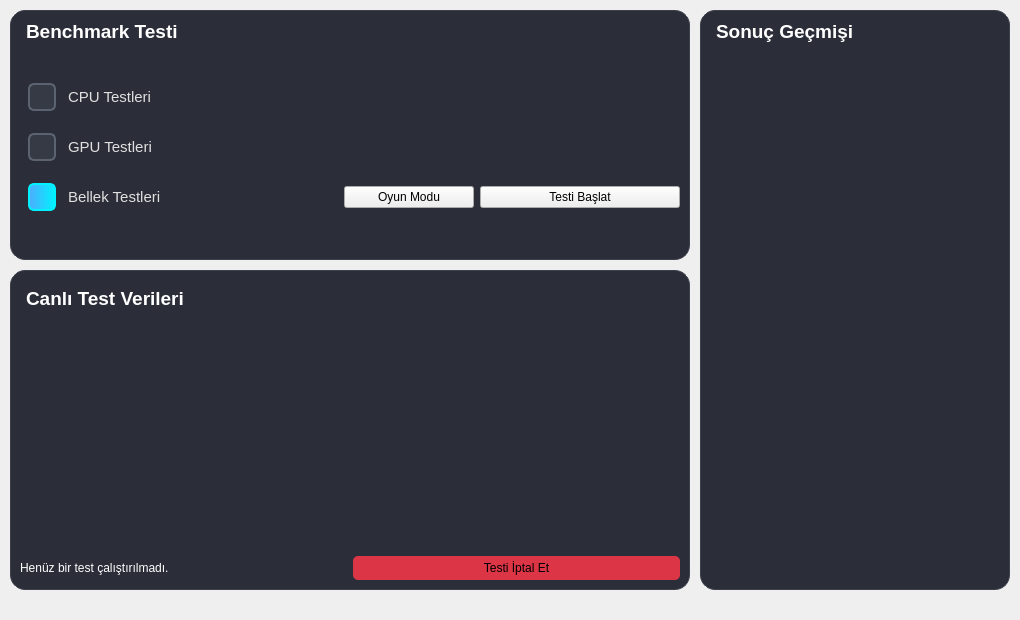
<?xml version="1.0" encoding="UTF-8"?>
<ui version="4.0">
 <class>BenchmarkWidget</class>
 <widget class="QWidget" name="BenchmarkWidget">
  <property name="geometry">
   <rect>
    <x>0</x>
    <y>0</y>
    <width>1020</width>
    <height>620</height>
   </rect>
  </property>
  <property name="windowTitle">
   <string>Form</string>
  </property>
  <widget class="QFrame" name="test_secenekleri_frame">
   <property name="geometry">
    <rect>
     <x>10</x>
     <y>10</y>
     <width>680</width>
     <height>250</height>
    </rect>
   </property>
   <property name="styleSheet">
    <string notr="true">#test_secenekleri_frame {
    background-color: #2b2e38;
    border-radius: 15px;
    border: 1px solid #3c404d;
}

QLabel {
    color: #ffffff;
    font-family: 'Segoe UI', sans-serif;
}

#yeni_benchmark_baslik {
    font-size: 22px;
    font-weight: bold;
    color: #ffffff;
    padding-bottom: 15px;
    border-bottom: 1px solid #3c404d;
    margin-bottom: 10px;
}

QCheckBox {
    color: #e0e0e0;
    font-size: 15px;
    font-family: 'Segoe UI', sans-serif;
    spacing: 12px;
    padding: 8px;
    border-radius: 6px;
}

QCheckBox::indicator {
    width: 24px;
    height: 24px;
    border-radius: 6px;
    border: 2px solid #5c6370;
    background-color: #363a45;
}

QCheckBox::indicator:hover {
    border-color: #4facfe;
    background-color: #3c404d;
}

QCheckBox::indicator:checked {
    background-color: qlineargradient(spread:pad, x1:0, y1:0, x2:1, y2:0, stop:0 #4facfe, stop:1 #00f2fe);
    border-color: #00f2fe;
}

QCheckBox:hover {
    background-color: #363a45;
}</string>
   </property>
    <layout class="QVBoxLayout" name="verticalLayout">
     <item>
      <widget class="QLabel" name="yeni_benchmark_baslik">
       <property name="text">
        <string>&lt;html&gt;&lt;head/&gt;&lt;body&gt;&lt;p&gt;&lt;span style=&quot; font-size:14pt; font-weight:600; color:#ffffff;&quot;&gt;Benchmark Testi&lt;/span&gt;&lt;/p&gt;&lt;/body&gt;&lt;/html&gt;</string>
       </property>
      </widget>
     </item>
     <item>
      <layout class="QHBoxLayout" name="horizontalLayout_4">
       <item>
        <layout class="QVBoxLayout" name="verticalLayout_9">
         <item>
          <widget class="QCheckBox" name="cpu_testi_cb">
           <property name="text">
            <string>CPU Testleri</string>
           </property>
          </widget>
         </item>
         <item>
          <widget class="QCheckBox" name="gpu_testi_cb_2">
           <property name="text">
            <string>GPU Testleri</string>
           </property>
          </widget>
         </item>
         <item>
          <layout class="QHBoxLayout" name="horizontalLayout_bellek_row">
           <item>
            <widget class="QCheckBox" name="bellek_testi_cb">
             <property name="text">
              <string>Bellek Testleri</string>
             </property>
             <property name="checked">
              <bool>true</bool>
             </property>
            </widget>
           </item>
           <item>
            <spacer name="horizontalSpacer_bellek">
             <property name="orientation">
              <enum>Qt::Horizontal</enum>
             </property>
             <property name="sizeHint" stdset="0">
              <size>
               <width>40</width>
               <height>20</height>
              </size>
             </property>
            </spacer>
           </item>
           <item>
            <widget class="QPushButton" name="oyun_modu_buton">
             <property name="sizePolicy">
              <sizepolicy hsizetype="Fixed" vsizetype="Fixed">
               <horstretch>0</horstretch>
               <verstretch>0</verstretch>
              </sizepolicy>
             </property>
             <property name="minimumSize">
              <size>
               <width>130</width>
               <height>0</height>
              </size>
             </property>
             <property name="text">
              <string>Oyun Modu</string>
             </property>
            </widget>
           </item>
           <item>
            <widget class="QPushButton" name="testi_baslat_buton">
             <property name="sizePolicy">
              <sizepolicy hsizetype="Fixed" vsizetype="Fixed">
               <horstretch>0</horstretch>
               <verstretch>0</verstretch>
              </sizepolicy>
             </property>
             <property name="minimumSize">
              <size>
               <width>200</width>
               <height>0</height>
              </size>
             </property>
             <property name="text">
              <string>Testi Başlat</string>
             </property>
            </widget>
           </item>
          </layout>
         </item>
        </layout>
       </item>
       <item>
        <layout class="QVBoxLayout" name="verticalLayout_10">
        </layout>
       </item>
      </layout>
     </item>
     <item>
      <spacer name="verticalSpacer">
       <property name="orientation">
        <enum>Qt::Vertical</enum>
       </property>
       <property name="sizeHint" stdset="0">
        <size>
         <width>20</width>
         <height>40</height>
        </size>
       </property>
      </spacer>
     </item>
    </layout>
  </widget>
  <widget class="QFrame" name="sonuc_gecmisi_frame">
   <property name="geometry">
    <rect>
     <x>700</x>
     <y>10</y>
     <width>310</width>
     <height>580</height>
    </rect>
   </property>
   <property name="styleSheet">
    <string notr="true">#sonuc_gecmisi_frame {
    background-color: #2b2e38;
    border-radius: 15px;
    border: 1px solid #3c404d;
}

QLabel {
    color: #ffffff;
    font-family: 'Segoe UI', sans-serif;
}

#sonuc_gecmisi_baslik {
    font-size: 22px;
    font-weight: bold;
    color: #ffffff;
    padding-bottom: 15px;
    border-bottom: 1px solid #3c404d;
    margin-bottom: 10px;
}

QListWidget {
    background-color: #2b2e38;
    border: none;
    color: #e0e0e0;
    font-family: 'Segoe UI', sans-serif;
    font-size: 14px;
}

QListWidget::item {
    padding: 10px;
    border-bottom: 1px solid #3c404d;
}

QListWidget::item:selected {
    background-color: #3c404d;
    color: #ffffff;
}</string>
   </property>
   <layout class="QVBoxLayout" name="verticalLayout_11">
    <item>
     <widget class="QLabel" name="sonuc_gecmisi_baslik">
      <property name="text">
       <string>&lt;html&gt;&lt;head/&gt;&lt;body&gt;&lt;p&gt;&lt;span style=&quot; font-size:14pt; font-weight:600; color:#ffffff;&quot;&gt;Sonuç Geçmişi&lt;/span&gt;&lt;/p&gt;&lt;/body&gt;&lt;/html&gt;</string>
      </property>
     </widget>
    </item>
    <item>
     <widget class="QListWidget" name="sonuc_gecmisi_listesi">
      <property name="styleSheet">
       <string notr="true">background-color: transparent; border: none;</string>
      </property>

     </widget>
    </item>
   </layout>
  </widget>
  <widget class="QFrame" name="canli_test_verileri_frame">
   <property name="geometry">
    <rect>
     <x>10</x>
     <y>270</y>
     <width>680</width>
     <height>320</height>
    </rect>
   </property>
   <property name="styleSheet">
    <string notr="true">#canli_test_verileri_frame {
    background-color: #2b2e38;
    border-radius: 15px;
    border: 1px solid #3c404d;
}

QLabel {
    color: #ffffff;
    font-family: 'Segoe UI', sans-serif;
}

#canli_veri_baslik {
    font-size: 22px;
    font-weight: bold;
    color: #ffffff;
    padding-bottom: 15px;
    border-bottom: 1px solid #3c404d;
    margin-bottom: 10px;
}</string>
   </property>
   <layout class="QVBoxLayout" name="verticalLayout_12">
    <item>
     <widget class="QLabel" name="canli_veri_baslik">
      <property name="text">
       <string>&lt;html&gt;&lt;head/&gt;&lt;body&gt;&lt;p&gt;&lt;span style=&quot; font-size:14pt; font-weight:600; color:#ffffff;&quot;&gt;Canlı Test Verileri&lt;/span&gt;&lt;/p&gt;&lt;/body&gt;&lt;/html&gt;</string>
      </property>
     </widget>
    </item>
    <item>
     <widget class="QWidget" name="canli_grafik_tutucu" native="true">
      <property name="minimumSize">
       <size>
        <width>0</width>
        <height>200</height>
       </size>
      </property>
      <property name="styleSheet">
       <string notr="true">background-color: transparent;</string>
      </property>

     </widget>
    </item>
    <item>
     <layout class="QHBoxLayout" name="horizontalLayout_6">
      <item>
       <widget class="QLabel" name="henuz_test_baslatilmadi_label">
        <property name="text">
         <string>Henüz bir test çalıştırılmadı.</string>
        </property>
       </widget>
      </item>
      <item>
       <widget class="QPushButton" name="testi_iptal_et_buton">
        <property name="styleSheet">
         <string notr="true">background-color: #dc3545; border-radius: 5px; padding: 5px 15px;</string>
        </property>
        <property name="text">
         <string>Testi İptal Et</string>
        </property>
       </widget>
      </item>
     </layout>
    </item>
   </layout>
  </widget>
 </widget>
 <resources/>
 <connections/>
</ui>
